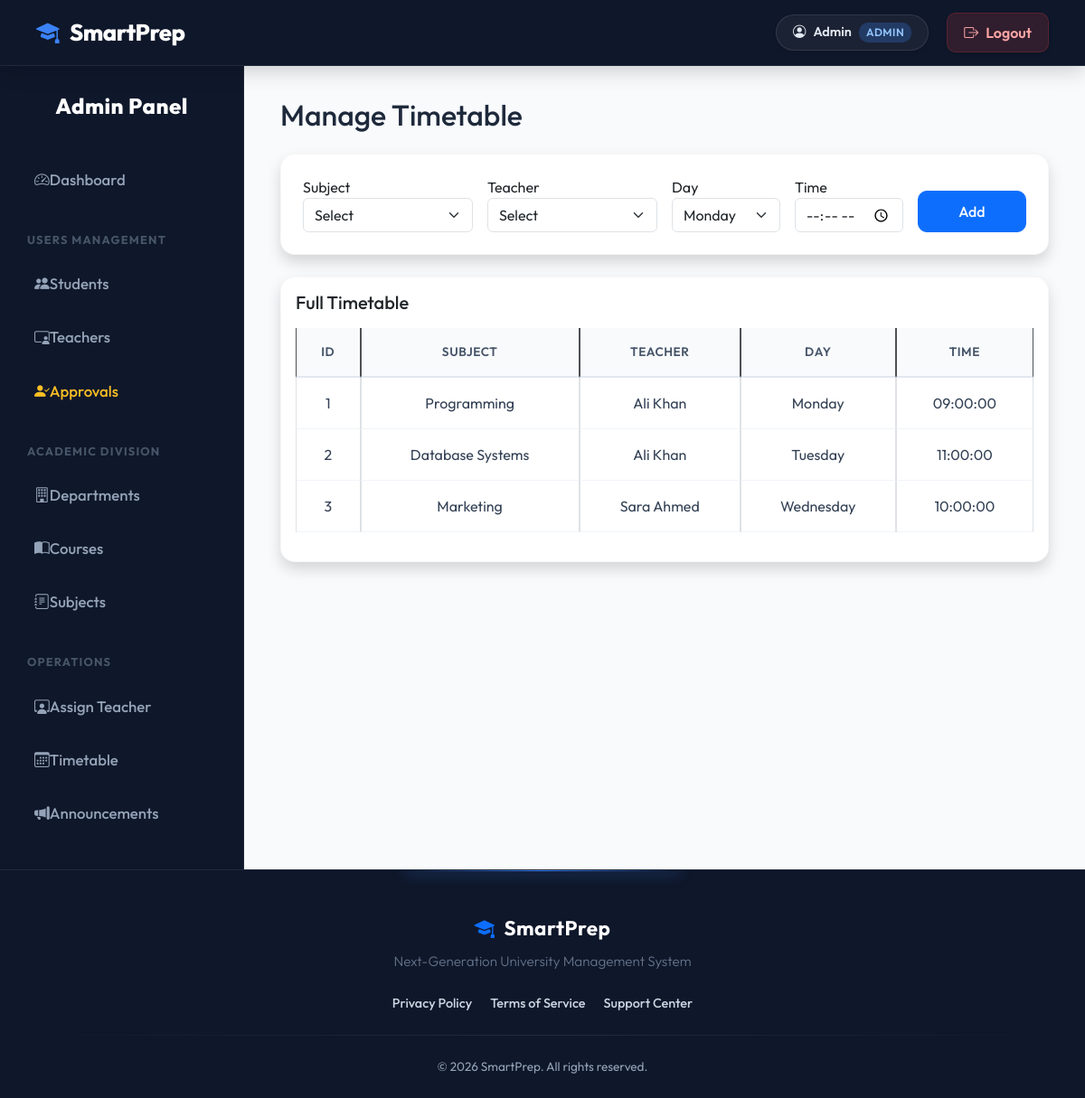
Page /admin/timetable.php (signed in) on the committed database.
### tables this page shows
CREATE TABLE timetable (
    id INT AUTO_INCREMENT PRIMARY KEY,
    subject_id INT,
    teacher_id INT,
    day VARCHAR(20),
    time TIME
);

CREATE TABLE subjects (
    id INT AUTO_INCREMENT PRIMARY KEY,
    name VARCHAR(100),
    code VARCHAR(50),
    course_id INT
);

CREATE TABLE users (
    id INT AUTO_INCREMENT PRIMARY KEY,
    name VARCHAR(100),
    email VARCHAR(100) UNIQUE,
    password VARCHAR(255),
    role ENUM('admin','teacher','student'),
    status VARCHAR(20) DEFAULT 'approved'
);

### config.php (called while the page is built, shortened)
<?php
if (!function_exists('base_url')) {
    function base_url($path = '') {
        return rtrim(BASE_URL, '/') . '/' . ltrim($path, '/');
    }
}
?>

### includes/db.php (called while the page is built, shortened)
<?php
require_once __DIR__ . '/../config.php';
function db() {
    static $pdoInstance = null;
    if ($pdoInstance === null) {
        global $pdo;
        $pdoInstance = $pdo;
    }
    return $pdoInstance;
}
function fetchAll($query, $params = []) {
    $stmt = db()->prepare($query);
    $stmt->execute($params);
    return $stmt->fetchAll();
}
?>

### admin/timetable.php (the view, shortened to what this page needs)
<?php
require_once '../config.php';
require_once '../includes/db.php';
$timetable = fetchAll("
    SELECT t.id, s.name AS subject, u.name AS teacher, t.day, t.time
    FROM timetable t
    JOIN subjects s ON t.subject_id = s.id
    JOIN users u ON t.teacher_id = u.id
    ORDER BY FIELD(t.day, 'Monday','Tuesday','Wednesday','Thursday','Friday','Saturday'), t.time
");
require_once '../includes/header.php';
?>
<?php require_once '../includes/sidebar_admin.php'; ?>
<h2 class="mb-4">Manage Timetable</h2>
<div class="card shadow p-4 mb-4">
    <form method="POST" class="row g-3">
        <div class="col-md-3">
            <label>Subject</label>
            <select name="subject_id" class="form-select" required>
                <option value="">Select</option>
            </select>
        </div>
        <div class="col-md-3">
            <label>Teacher</label>
            <select name="teacher_id" class="form-select" required>
                <option value="">Select</option>
            </select>
        </div>
        <div class="col-md-2">
            <label>Day</label>
            <select name="day" class="form-select" required>
                <option>Monday</option>
            </select>
        </div>
        <div class="col-md-2">
            <label>Time</label>
            <input type="time" name="time" class="form-control" required>
        </div>
        <div class="col-md-2 d-flex align-items-end">
            <button class="btn btn-primary w-100">Add</button>
        </div>
    </form>
</div>
<div class="card shadow p-3">
    <h5 class="mb-3">Full Timetable</h5>
    <table class="table table-bordered text-center">
        <thead class="table-dark">
            <tr>
                <th>ID</th>
                <th>Subject</th>
                <th>Teacher</th>
                <th>Day</th>
                <th>Time</th>
            </tr>
        </thead>
        <tbody>
            <?php if ($timetable): ?>
                <?php foreach ($timetable as $t): ?>
                    <tr>
                        <td><?= $t['id'] ?></td>
                        <td><?= htmlspecialchars($t['subject']) ?></td>
                        <td><?= htmlspecialchars($t['teacher']) ?></td>
                        <td><?= $t['day'] ?></td>
                        <td><?= $t['time'] ?></td>
                    </tr>
                <?php endforeach; ?>
            <?php else: ?>
                <tr>
                    <td colspan="5">No timetable entries</td>
                </tr>
            <?php endif; ?>
        </tbody>
    </table>
</div>
<?php
echo "</div></div>";
require_once '../includes/footer.php';
?>

### includes/header.php (shortened to what this page needs)
<!DOCTYPE html>
<html lang="en">
<head>
<link href="https://cdn.jsdelivr.net/npm/bootstrap@5.3.3/dist/css/bootstrap.min.css" rel="stylesheet">
<link href="https://cdn.jsdelivr.net/npm/bootstrap-icons@1.11.3/font/bootstrap-icons.css" rel="stylesheet">
</head>
<body>
<nav class="top-navbar">
    <a href="<?= defined('BASE_URL') ? base_url() : '/' ?>" class="navbar-brand">
        <i class="bi bi-mortarboard-fill text-primary"></i>
        <?= defined('APP_NAME') ? APP_NAME : 'SmartPrep' ?>
    </a>
    <div class="user-pnl">
        <?php if (isset($_SESSION['user_id'])): ?>
            <span class="role-badge shadow-sm">
                <i class="bi bi-person-circle"></i>
                <?= htmlspecialchars($_SESSION['name'] ?? 'User') ?>
                <?php if (isset($_SESSION['role'])): ?>
                    <span class="role-label"><?= htmlspecialchars($_SESSION['role']) ?></span>
                <?php endif; ?>
            </span>
            <a href="<?= defined('BASE_URL') ? base_url('logout.php') : 'logout.php' ?>" class="btn-logout shadow-sm">
                <i class="bi bi-box-arrow-right"></i> Logout
            </a>
        <?php endif; ?>
    </div>
</nav>
<div class="layout">

### includes/sidebar_admin.php
<div class="sidebar">
    <h4>Admin Panel</h4>
    <a href="<?= base_url('admin/dashboard.php') ?>">
        <i class="bi bi-speedometer2"></i> Dashboard
    </a>
    <div class="section">Users Management</div>
    <a href="<?= base_url('admin/manage_students.php') ?>">
        <i class="bi bi-people-fill"></i> Students
    </a>
    <a href="<?= base_url('admin/manage_teachers.php') ?>">
        <i class="bi bi-person-video3"></i> Teachers
    </a>
    <a href="<?= base_url('admin/approve_users.php') ?>" style="color: #fbbf24;">
        <i class="bi bi-person-check-fill"></i> Approvals
    </a>
    <div class="section">Academic Division</div>
    <a href="<?= base_url('admin/manage_departments.php') ?>">
        <i class="bi bi-building"></i> Departments
    </a>
    <a href="<?= base_url('admin/manage_courses.php') ?>">
        <i class="bi bi-book-half"></i> Courses
    </a>
    <a href="<?= base_url('admin/manage_subjects.php') ?>">
        <i class="bi bi-journal-text"></i> Subjects
    </a>
    <div class="section">Operations</div>
    <a href="<?= base_url('admin/assign_teacher.php') ?>">
        <i class="bi bi-person-workspace"></i> Assign Teacher
    </a>
    <a href="<?= base_url('admin/timetable.php') ?>">
        <i class="bi bi-calendar3"></i> Timetable
    </a>
    <a href="<?= base_url('admin/announcements.php') ?>">
        <i class="bi bi-megaphone-fill"></i> Announcements
    </a>
</div>
<div class="main-content">

### includes/footer.php (shortened to what this page needs)
<footer class="footer-premium mt-auto">
    <div class="container text-center">
        <div class="footer-brand">
            <i class="bi bi-mortarboard-fill text-primary"></i>
            <?= defined('APP_NAME') ? APP_NAME : 'SmartPrep' ?>
        </div>
        <div class="footer-tagline">
            Next-Generation University Management System
        </div>
        <div class="footer-links">
            <a href="#">Privacy Policy</a>
            <a href="#">Terms of Service</a>
            <a href="#">Support Center</a>
        </div>
        <div class="footer-divider"></div>
        <div class="copyright">
            &copy; <?= date('Y') ?> <?= defined('APP_NAME') ? APP_NAME : 'SmartPrep' ?>. All rights reserved.
        </div>
    </div>
</footer>
</body>
</html>

### includes/header.php (style rules this page uses)
body { margin: 0; background: #f8fafc; font-family: 'Outfit', sans-serif; color: #1e293b; display: flex; flex-direction: column; min-height: 100vh; }
.layout { display: flex; flex: 1; }
.main-content { flex: 1; padding: 35px 40px; overflow-x: hidden; }
.sidebar { width: 270px; background: #0f172a; color: #f8fafc; flex-shrink: 0; padding: 30px 20px; border-right: 1px solid #1e293b; display: flex; flex-direction: column; }
.sidebar h4 { font-weight: 800; letter-spacing: 0.5px; color: #ffffff; margin-bottom: 2.5rem !important; text-align: center; }
.sidebar a { color: #94a3b8; display: flex; align-items: center; padding: 14px 18px; border-radius: 12px; text-decoration: none; font-weight: 500; font-size: 1.05rem; transition: all 0.2s ease; margin-bottom: 6px; }
.sidebar .section { font-size: 0.8rem; font-weight: 700; color: #475569; margin: 25px 0 12px 10px; text-transform: uppercase; letter-spacing: 1.2px; }
.card { border-radius: 16px; border: 1px solid rgba(0,0,0,0.03); box-shadow: 0 10px 25px rgba(0,0,0,0.02); background: #ffffff; transition: box-shadow 0.3s ease; }
.table { border-collapse: separate; border-spacing: 0; width: 100%; }
.table thead th { background: #f8fafc; color: #475569; font-weight: 600; text-transform: uppercase; font-size: 0.85rem; letter-spacing: 0.5px; border-bottom: 2px solid #e2e8f0; padding: 16px; border-top: none; }
.table tbody td { padding: 16px; vertical-align: middle; color: #334155; border-bottom: 1px solid #f1f5f9; }
.btn { border-radius: 10px; font-weight: 500; padding: 10px 20px; transition: all 0.2s ease; }
.top-navbar { background: #0f172a; box-shadow: 0 4px 25px rgba(0,0,0,0.2); padding: 14px 40px; display: flex; align-items: center; justify-content: space-between; z-index: 10; position: relative; border-bottom: 1px solid #1e293b; }
.top-navbar .navbar-brand { font-weight: 800; font-size: 1.6rem; color: #ffffff; display: flex; align-items: center; gap: 12px; text-decoration: none; letter-spacing: -0.5px; }
.top-navbar .navbar-brand i { color: #3b82f6 !important; }
.top-navbar .user-pnl { display: flex; align-items: center; gap: 20px; }
.role-badge { background: rgba(255, 255, 255, 0.05); color: #e2e8f0; padding: 8px 18px; border-radius: 50px; font-weight: 600; font-size: 0.9rem; border: 1px solid rgba(255, 255, 255, 0.1); display: flex; align-items: center; gap: 8px; }
.role-label { background: rgba(59, 130, 246, 0.25); color: #93c5fd; padding: 2px 8px; border-radius: 10px; font-size: 0.75rem; text-transform: uppercase; letter-spacing: 0.5px; }
.btn-logout { background: rgba(239, 68, 68, 0.15); color: #fca5a5; border: 1px solid rgba(239, 68, 68, 0.2); padding: 9px 18px; border-radius: 10px; font-weight: 600; display: inline-flex; align-items: center; gap: 8px; text-decoration: none; transition: all 0.2s ease; }

### includes/footer.php (style rules this page uses)
.footer-premium { background-color: #0f172a; color: #94a3b8; font-family: 'Outfit', sans-serif; padding: 3rem 0 1.5rem 0; margin-top: auto; border-top: 1px solid #1e293b; position: relative; overflow: hidden; }
.footer-premium::before { content: ''; position: absolute; top: 0; left: 50%; transform: translateX(-50%); width: 300px; height: 1px; background: linear-gradient(90deg, transparent, #3b82f6, transparent); box-shadow: 0 0 15px 2px rgba(59, 130, 246, 0.4); }
.footer-premium .footer-brand { font-weight: 700; font-size: 1.4rem; color: #ffffff; margin-bottom: 0.5rem; display: flex; align-items: center; justify-content: center; gap: 10px; letter-spacing: 0.5px; }
.footer-premium .footer-tagline { font-size: 0.95rem; font-weight: 300; margin-bottom: 1.5rem; color: #64748b; }
.footer-divider { height: 1px; background: linear-gradient(to right, transparent, rgba(148, 163, 184, 0.15), transparent); margin: 1.5rem 0; }
.footer-premium .copyright { font-size: 0.85rem; font-weight: 400; }
.footer-premium .footer-links { display: flex; justify-content: center; flex-wrap: wrap; gap: 20px; }
.footer-premium .footer-links a { color: #cbd5e1; text-decoration: none; font-size: 0.9rem; font-weight: 500; transition: color 0.2s ease, transform 0.2s ease; }

### rows in the picture
timetable: id "1", subject.name "Programming", users.name "Ali Khan", day "Monday", time "09:00:00"
timetable: id "2", subject.name "Database Systems", users.name "Ali Khan", day "Tuesday", time "11:00:00"
timetable: id "3", subject.name "Marketing", users.name "Sara Ahmed", day "Wednesday", time "10:00:00"

### other values in the picture
APP_NAME "SmartPrep"
$_SESSION['name'] "Admin"
$_SESSION['role'] "ADMIN"
